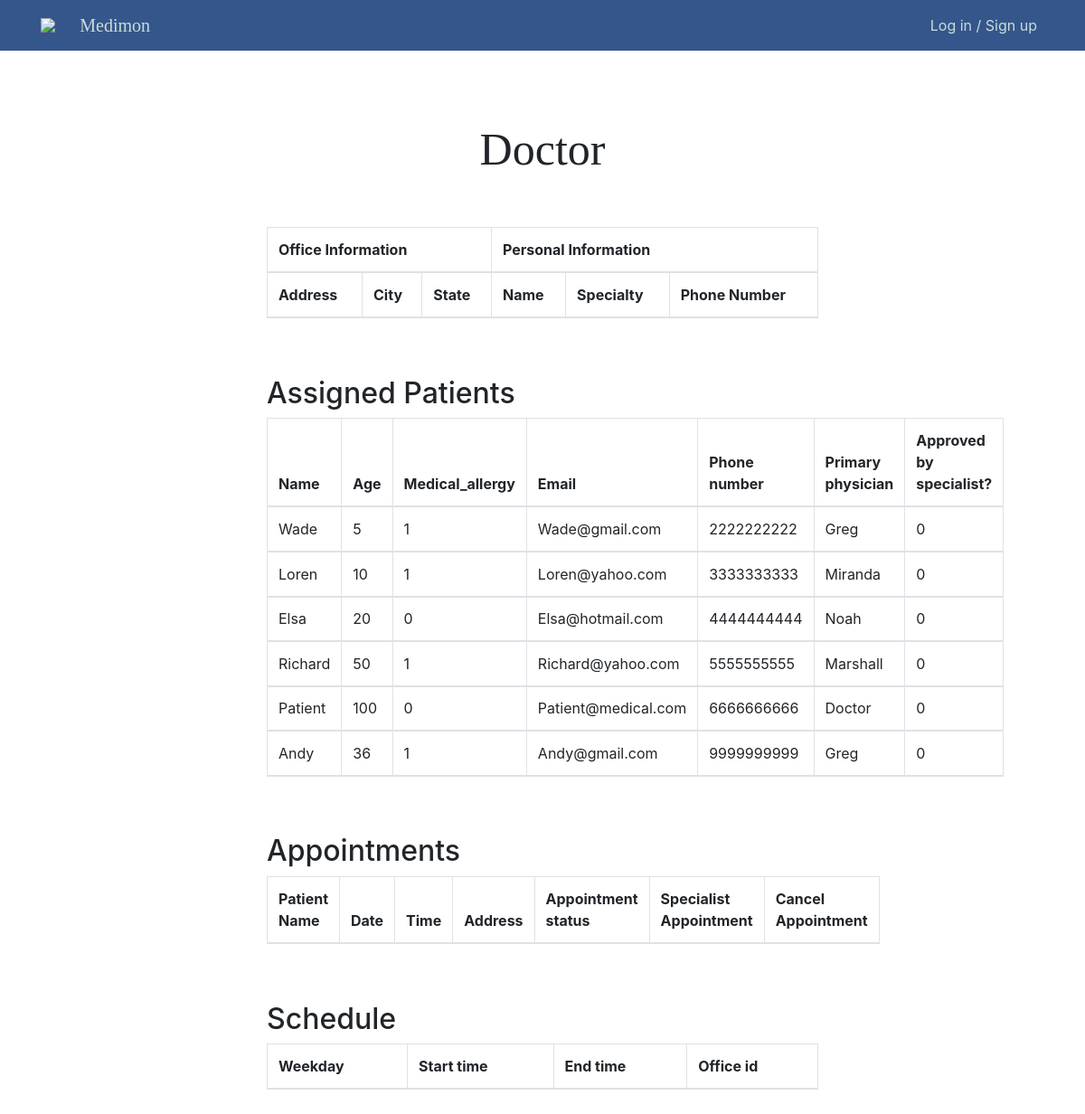
Page /doctorPages/doctorPage.php on the committed database.
### tables this page shows
CREATE TABLE PATIENT (
    Patient_id           INT AUTO_INCREMENT,
    Primary_physician_id INT,
    Specialist_approved  BOOLEAN,
    Specialist_check VARCHAR(8) NOT NULL DEFAULT "NA",
    Name                 VARCHAR(20) NOT NULL,
    Password             VARCHAR(255) NOT NULL,
    Phone_number         CHAR(10) UNIQUE NOT NULL,
    Email                VARCHAR(254) UNIQUE,
    Age                  INT,
    Medical_allergy      BOOLEAN NOT NULL DEFAULT false,
    Medical_Al_Description VARCHAR(100),
    PRIMARY KEY (Patient_id),
    FOREIGN KEY (Primary_physician_id) REFERENCES DOCTOR(Doctor_id) ON DELETE SET NULL
);

CREATE TABLE DOCTOR (
    Doctor_id      INT AUTO_INCREMENT,
    Office_id      INT,
    Speciality     VARCHAR(30),
    Name           VARCHAR(20),
    Password       VARCHAR(255) NOT NULL,
    Phone_number   CHAR(10) UNIQUE,
    PRIMARY KEY (Doctor_id),
    FOREIGN KEY (Office_id) REFERENCES OFFICE(Office_id) ON DELETE SET NULL
);

### doctorPages/doctorPage.php (the view, shortened to what this page needs)
<?php
require_once "../php/config.php";
$sql = "SELECT P.Name, P.Age, P.Medical_allergy, P.Email, P.Phone_number, D.Name AS Doctor_name, P.Specialist_approved FROM PATIENT AS P
LEFT JOIN DOCTOR AS D
ON P.Primary_physician_id = D.Doctor_id;";
$result = mysqli_query($db, $sql);
$PtableResult = "";
if ($result->num_rows > 0) {
  while($row = $result-> fetch_assoc()) {
    $PtableResult .= "<tr>". "<td>" . $row["Name"] . "</td><td>"  . $row["Age"] . "</td><td>" . $row["Medical_allergy"] . "</td><td>" . $row["Email"] . "</td><td>" . $row["Phone_number"] . "</td><td>" . $row["Doctor_name"] . "</td><td>" . $row["Specialist_approved"] . "</td>". "<tr>";
  }
}
?>
<!doctype html>
<html lang="en">
<head>
  <link rel="stylesheet" href="../css/style.css">
  <link rel="stylesheet" href="https://stackpath.bootstrapcdn.com/bootstrap/4.3.1/css/bootstrap.min.css"
>
</head>
<?php include_once("../php/header.php"); ?>
<section id="Doctors">
  <div class="main-container">
    <div class="main-wrap">
      <div class="text-center" id="Doctor-header">Doctor</div>
      <div class="container-fluid">
        <div class="row justify-content-center my-5">
          <div class="col-10">
            <table class="table table-bordered">
              <thead class="thead">
                <tr>
                  <th colspan='3'>Office Information</th>
                  <th colspan='3'>Personal Information</th>
                </tr>
                <tr>
                  <th>Address</th>
                  <th>City</th>
                  <th>State</th>
                  <th>Name</th>
                  <th>Specialty</th>
                  <th>Phone Number</th>
                </tr>
              </thead>
            </table>
            <br><br>
            <h2>Assigned Patients</h2>
            <table class="table table-bordered">
              <thead class="thead">
                <tr>
                  <th>Name</th>
                  <th>Age</th>
                  <th>Medical_allergy</th>
                  <th>Email</th>
                  <th>Phone number</th>
                  <th>Primary physician</th>
                  <th>Approved by specialist?</th>
                </tr>
                <?php echo $PtableResult;?>
              </thead>
            </table>
            <br><br>
            <h2>Appointments</h2>
            <table class="table table-bordered">
              <thead class="thead">
                <tr>
                  <th>Patient Name</th>
                  <th>Date</th>
                  <th>Time</th>
                  <th>Address</th>
                  <th>Appointment status</th>
                  <th>Specialist Appointment</th>
                  <th>Cancel Appointment</th>
                </tr>
              </thead>
            </table>
            <br><br>
            <h2>Schedule</h2>
            <table class="table table-bordered">
              <thead class="thead">
                <tr>
                  <th>Weekday</th>
                  <th>Start time</th>
                  <th>End time</th>
                  <th>Office id</th>
                </tr>
              </thead>
            </table>
          </div>
        </div>
      </div>
    </div>
  </div>
</section>
</body>
</html>

### css/style.css (style rules this page uses)
html { height: 100%; }
.main-container { width:100%; display:flex; flex-direction:column; align-items:center; margin-top: 21px; margin-top: 21px; height: 150%; }
.main-container .main-wrap { width:768px; margin-top: 30px; }
.main-container { background-color: #ffffff; height: 700px; }
#Doctor-header { margin-top: 10%; margin-bottom: 20px; font-family:Cambria, Cochin, Georgia, Times, 'Times New Roman', serif; font: bold; font-size: 50px; }
* { padding: 0px; margin: 0px; box-sizing: border-box; }
table { width: 600px; }

### rows in the picture
patient: Name "Wade", Age "5", Medical_allergy "1", Email "Wade@gmail.com", Phone_number "2222222222", Primary_physician.Name "Greg", Specialist_approved "0"
patient: Name "Loren", Age "10", Medical_allergy "1", Email "Loren@yahoo.com", Phone_number "3333333333", Primary_physician.Name "Miranda", Specialist_approved "0"
patient: Name "Elsa", Age "20", Medical_allergy "0", Email "Elsa@hotmail.com", Phone_number "4444444444", Primary_physician.Name "Noah", Specialist_approved "0"
patient: Name "Richard", Age "50", Medical_allergy "1", Email "Richard@yahoo.com", Phone_number "5555555555", Primary_physician.Name "Marshall", Specialist_approved "0"
patient: Name "Patient", Age "100", Medical_allergy "0", Email "Patient@medical.com", Phone_number "6666666666", Primary_physician.Name "Doctor", Specialist_approved "0"
patient: Name "Andy", Age "36", Medical_allergy "1", Email "Andy@gmail.com", Phone_number "9999999999", Primary_physician.Name "Greg", Specialist_approved "0"
